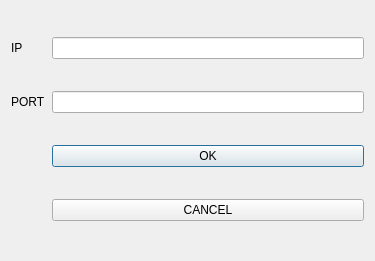
<?xml version="1.0" encoding="UTF-8"?>
<ui version="4.0">
 <class>inputIP</class>
 <widget class="QDialog" name="inputIP">
  <property name="geometry">
   <rect>
    <x>0</x>
    <y>0</y>
    <width>375</width>
    <height>261</height>
   </rect>
  </property>
  <property name="windowTitle">
   <string>Dialog</string>
  </property>
  <layout class="QHBoxLayout" name="horizontalLayout">
   <item>
    <layout class="QGridLayout" name="gridLayout" rowstretch="4,4,4,2,0">
     <item row="1" column="1">
      <widget class="QLineEdit" name="lineEdit_2_PORT"/>
     </item>
     <item row="0" column="1">
      <widget class="QLineEdit" name="lineEdit_IP"/>
     </item>
     <item row="0" column="0">
      <widget class="QLabel" name="label">
       <property name="styleSheet">
        <string notr="true">font: 20pt &quot;Adobe Arabic&quot;;</string>
       </property>
       <property name="text">
        <string>IP</string>
       </property>
      </widget>
     </item>
     <item row="1" column="0">
      <widget class="QLabel" name="label_2">
       <property name="styleSheet">
        <string notr="true">font: 18pt &quot;Adobe Arabic&quot;;</string>
       </property>
       <property name="text">
        <string>PORT</string>
       </property>
      </widget>
     </item>
     <item row="2" column="1">
      <widget class="QPushButton" name="pushButton">
       <property name="text">
        <string>OK</string>
       </property>
      </widget>
     </item>
     <item row="3" column="1">
      <widget class="QPushButton" name="pushButton_2">
       <property name="text">
        <string>CANCEL</string>
       </property>
      </widget>
     </item>
    </layout>
   </item>
  </layout>
 </widget>
 <resources/>
 <connections/>
</ui>
